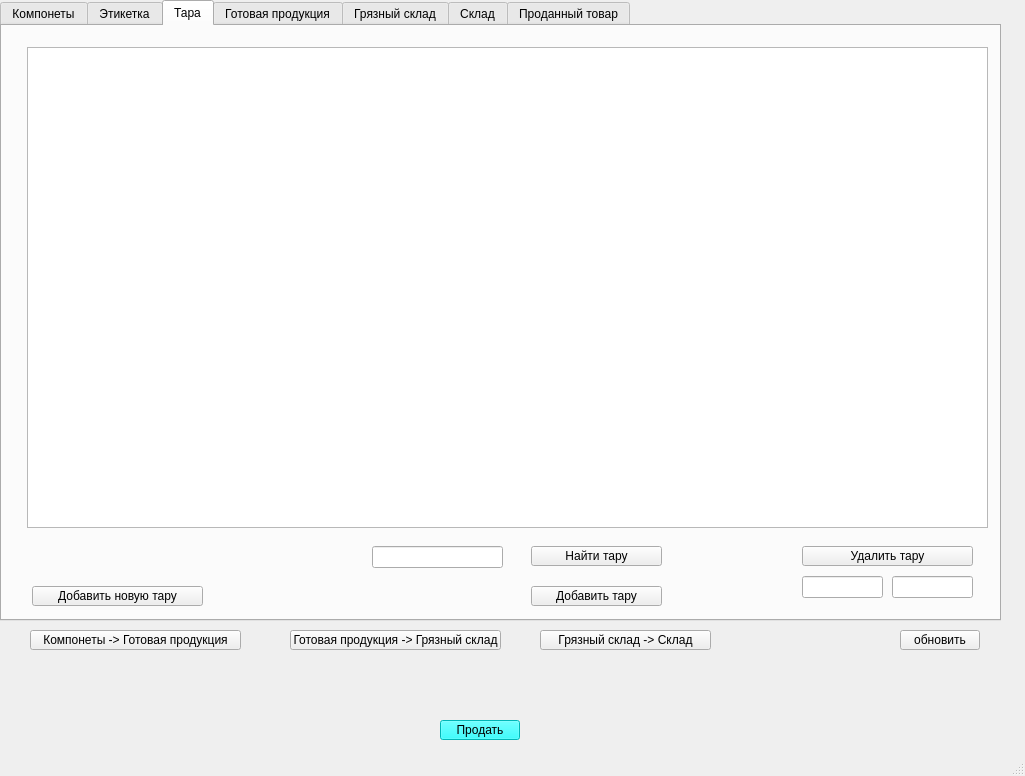
<?xml version="1.0" encoding="UTF-8"?>
<ui version="4.0">
 <class>MainWindow</class>
 <widget class="QMainWindow" name="MainWindow">
  <property name="geometry">
   <rect>
    <x>0</x>
    <y>0</y>
    <width>1025</width>
    <height>776</height>
   </rect>
  </property>
  <property name="windowTitle">
   <string>MainWindow</string>
  </property>
  <widget class="QWidget" name="centralwidget">
   <widget class="QTabWidget" name="TAB">
    <property name="geometry">
     <rect>
      <x>0</x>
      <y>0</y>
      <width>1001</width>
      <height>621</height>
     </rect>
    </property>
    <property name="currentIndex">
     <number>2</number>
    </property>
    <widget class="QWidget" name="tab">
     <attribute name="title">
      <string>Компонеты</string>
     </attribute>
     <widget class="QTableWidget" name="ComponentTable">
      <property name="geometry">
       <rect>
        <x>25</x>
        <y>21</y>
        <width>961</width>
        <height>481</height>
       </rect>
      </property>
      <property name="styleSheet">
       <string notr="true">font-size: 20px;</string>
      </property>
      <property name="sortingEnabled">
       <bool>false</bool>
      </property>
      <attribute name="horizontalHeaderMinimumSectionSize">
       <number>100</number>
      </attribute>
      <attribute name="horizontalHeaderDefaultSectionSize">
       <number>200</number>
      </attribute>
      <attribute name="verticalHeaderMinimumSectionSize">
       <number>50</number>
      </attribute>
      <attribute name="verticalHeaderDefaultSectionSize">
       <number>50</number>
      </attribute>
     </widget>
     <widget class="QRadioButton" name="radio_btn_lack_components">
      <property name="geometry">
       <rect>
        <x>30</x>
        <y>530</y>
        <width>191</width>
        <height>31</height>
       </rect>
      </property>
      <property name="text">
       <string>Заканчивающиеся компонены</string>
      </property>
     </widget>
     <widget class="QLineEdit" name="edit_find_component">
      <property name="geometry">
       <rect>
        <x>360</x>
        <y>520</y>
        <width>131</width>
        <height>22</height>
       </rect>
      </property>
     </widget>
     <widget class="QPushButton" name="btn_find_component">
      <property name="geometry">
       <rect>
        <x>530</x>
        <y>520</y>
        <width>131</width>
        <height>20</height>
       </rect>
      </property>
      <property name="text">
       <string>Найти компонент</string>
      </property>
     </widget>
     <widget class="QPushButton" name="btn_add_component">
      <property name="geometry">
       <rect>
        <x>530</x>
        <y>560</y>
        <width>131</width>
        <height>20</height>
       </rect>
      </property>
      <property name="text">
       <string>Добавить компонент</string>
      </property>
     </widget>
     <widget class="QPushButton" name="btn_set_cost_component">
      <property name="geometry">
       <rect>
        <x>290</x>
        <y>560</y>
        <width>191</width>
        <height>20</height>
       </rect>
      </property>
      <property name="text">
       <string>изменить стоимость компонента</string>
      </property>
     </widget>
     <widget class="QPushButton" name="btn_del_component">
      <property name="geometry">
       <rect>
        <x>800</x>
        <y>520</y>
        <width>171</width>
        <height>20</height>
       </rect>
      </property>
      <property name="text">
       <string>Удалить компонент</string>
      </property>
     </widget>
     <widget class="QLineEdit" name="edit_del_component">
      <property name="geometry">
       <rect>
        <x>800</x>
        <y>550</y>
        <width>171</width>
        <height>22</height>
       </rect>
      </property>
     </widget>
    </widget>
    <widget class="QWidget" name="tab_4">
     <attribute name="title">
      <string>Этикетка</string>
     </attribute>
     <widget class="QTableWidget" name="MarkTable">
      <property name="geometry">
       <rect>
        <x>25</x>
        <y>21</y>
        <width>961</width>
        <height>481</height>
       </rect>
      </property>
      <property name="styleSheet">
       <string notr="true">font-size: 20px</string>
      </property>
      <attribute name="horizontalHeaderMinimumSectionSize">
       <number>100</number>
      </attribute>
      <attribute name="horizontalHeaderDefaultSectionSize">
       <number>100</number>
      </attribute>
      <attribute name="verticalHeaderMinimumSectionSize">
       <number>50</number>
      </attribute>
      <attribute name="verticalHeaderDefaultSectionSize">
       <number>50</number>
      </attribute>
     </widget>
     <widget class="QPushButton" name="btn_find_mark">
      <property name="geometry">
       <rect>
        <x>529</x>
        <y>520</y>
        <width>131</width>
        <height>20</height>
       </rect>
      </property>
      <property name="text">
       <string>Найти этикетку</string>
      </property>
     </widget>
     <widget class="QLineEdit" name="edit_find_mark">
      <property name="geometry">
       <rect>
        <x>370</x>
        <y>520</y>
        <width>131</width>
        <height>22</height>
       </rect>
      </property>
     </widget>
     <widget class="QPushButton" name="btn_add_new_mark">
      <property name="geometry">
       <rect>
        <x>30</x>
        <y>560</y>
        <width>171</width>
        <height>20</height>
       </rect>
      </property>
      <property name="text">
       <string>Добавить новую этикетку</string>
      </property>
     </widget>
     <widget class="QPushButton" name="btn_add_mark">
      <property name="geometry">
       <rect>
        <x>530</x>
        <y>560</y>
        <width>131</width>
        <height>20</height>
       </rect>
      </property>
      <property name="text">
       <string>Добавить этикетку</string>
      </property>
     </widget>
     <widget class="QPushButton" name="btn_del_mark">
      <property name="geometry">
       <rect>
        <x>800</x>
        <y>520</y>
        <width>171</width>
        <height>20</height>
       </rect>
      </property>
      <property name="text">
       <string>Удалить этикетку</string>
      </property>
     </widget>
     <widget class="QLineEdit" name="edit_del_mark_name">
      <property name="geometry">
       <rect>
        <x>800</x>
        <y>550</y>
        <width>81</width>
        <height>22</height>
       </rect>
      </property>
     </widget>
     <widget class="QLineEdit" name="edit_del_mark_volume">
      <property name="geometry">
       <rect>
        <x>890</x>
        <y>550</y>
        <width>81</width>
        <height>22</height>
       </rect>
      </property>
     </widget>
    </widget>
    <widget class="QWidget" name="tab_6">
     <attribute name="title">
      <string>Тара</string>
     </attribute>
     <widget class="QTableWidget" name="ContainerTable">
      <property name="geometry">
       <rect>
        <x>25</x>
        <y>21</y>
        <width>961</width>
        <height>481</height>
       </rect>
      </property>
      <property name="styleSheet">
       <string notr="true">font-size: 20px</string>
      </property>
      <attribute name="horizontalHeaderMinimumSectionSize">
       <number>100</number>
      </attribute>
      <attribute name="horizontalHeaderDefaultSectionSize">
       <number>100</number>
      </attribute>
      <attribute name="verticalHeaderMinimumSectionSize">
       <number>50</number>
      </attribute>
      <attribute name="verticalHeaderDefaultSectionSize">
       <number>50</number>
      </attribute>
     </widget>
     <widget class="QPushButton" name="btn_add_container">
      <property name="geometry">
       <rect>
        <x>529</x>
        <y>560</y>
        <width>131</width>
        <height>20</height>
       </rect>
      </property>
      <property name="text">
       <string>Добавить тару</string>
      </property>
     </widget>
     <widget class="QPushButton" name="btn_find_container">
      <property name="geometry">
       <rect>
        <x>529</x>
        <y>520</y>
        <width>131</width>
        <height>20</height>
       </rect>
      </property>
      <property name="text">
       <string>Найти тару</string>
      </property>
     </widget>
     <widget class="QLineEdit" name="edit_find_container">
      <property name="geometry">
       <rect>
        <x>370</x>
        <y>520</y>
        <width>131</width>
        <height>22</height>
       </rect>
      </property>
     </widget>
     <widget class="QPushButton" name="btn_add_new_container">
      <property name="geometry">
       <rect>
        <x>30</x>
        <y>560</y>
        <width>171</width>
        <height>20</height>
       </rect>
      </property>
      <property name="text">
       <string>Добавить новую тару</string>
      </property>
     </widget>
     <widget class="QPushButton" name="btn_del_container">
      <property name="geometry">
       <rect>
        <x>800</x>
        <y>520</y>
        <width>171</width>
        <height>20</height>
       </rect>
      </property>
      <property name="text">
       <string>Удалить тару</string>
      </property>
     </widget>
     <widget class="QLineEdit" name="edit_del_container_name">
      <property name="geometry">
       <rect>
        <x>800</x>
        <y>550</y>
        <width>81</width>
        <height>22</height>
       </rect>
      </property>
     </widget>
     <widget class="QLineEdit" name="edit_del_container_volume">
      <property name="geometry">
       <rect>
        <x>890</x>
        <y>550</y>
        <width>81</width>
        <height>22</height>
       </rect>
      </property>
     </widget>
    </widget>
    <widget class="QWidget" name="tab_2">
     <attribute name="title">
      <string>Готовая продукция</string>
     </attribute>
     <widget class="QTableWidget" name="ProductTable">
      <property name="geometry">
       <rect>
        <x>25</x>
        <y>21</y>
        <width>961</width>
        <height>481</height>
       </rect>
      </property>
      <property name="styleSheet">
       <string notr="true">font-size: 20px;</string>
      </property>
      <attribute name="horizontalHeaderMinimumSectionSize">
       <number>200</number>
      </attribute>
      <attribute name="horizontalHeaderDefaultSectionSize">
       <number>200</number>
      </attribute>
      <attribute name="verticalHeaderMinimumSectionSize">
       <number>50</number>
      </attribute>
      <attribute name="verticalHeaderDefaultSectionSize">
       <number>50</number>
      </attribute>
     </widget>
     <widget class="QPushButton" name="btn_find_product">
      <property name="geometry">
       <rect>
        <x>529</x>
        <y>520</y>
        <width>131</width>
        <height>20</height>
       </rect>
      </property>
      <property name="text">
       <string>Найти продукт</string>
      </property>
     </widget>
     <widget class="QLineEdit" name="edit_find_product">
      <property name="geometry">
       <rect>
        <x>370</x>
        <y>520</y>
        <width>131</width>
        <height>22</height>
       </rect>
      </property>
     </widget>
    </widget>
    <widget class="QWidget" name="tab_3">
     <attribute name="title">
      <string>Грязный склад</string>
     </attribute>
     <widget class="QTableWidget" name="DirtyStockTable">
      <property name="geometry">
       <rect>
        <x>25</x>
        <y>21</y>
        <width>961</width>
        <height>481</height>
       </rect>
      </property>
      <property name="styleSheet">
       <string notr="true">font-size: 20px</string>
      </property>
      <attribute name="horizontalHeaderMinimumSectionSize">
       <number>100</number>
      </attribute>
      <attribute name="horizontalHeaderDefaultSectionSize">
       <number>100</number>
      </attribute>
      <attribute name="verticalHeaderMinimumSectionSize">
       <number>50</number>
      </attribute>
      <attribute name="verticalHeaderDefaultSectionSize">
       <number>50</number>
      </attribute>
      <attribute name="verticalHeaderShowSortIndicator" stdset="0">
       <bool>false</bool>
      </attribute>
     </widget>
     <widget class="QLineEdit" name="edit_find_product_dirty_stock">
      <property name="geometry">
       <rect>
        <x>370</x>
        <y>520</y>
        <width>131</width>
        <height>22</height>
       </rect>
      </property>
     </widget>
     <widget class="QPushButton" name="btn_find_product_dirty_stock">
      <property name="geometry">
       <rect>
        <x>530</x>
        <y>520</y>
        <width>171</width>
        <height>20</height>
       </rect>
      </property>
      <property name="text">
       <string>найти продукт на гр.складе</string>
      </property>
     </widget>
    </widget>
    <widget class="QWidget" name="FinishStock">
     <attribute name="title">
      <string>Склад</string>
     </attribute>
     <widget class="QTableWidget" name="StockTable">
      <property name="geometry">
       <rect>
        <x>25</x>
        <y>21</y>
        <width>961</width>
        <height>481</height>
       </rect>
      </property>
      <property name="styleSheet">
       <string notr="true">font-size: 20px</string>
      </property>
      <attribute name="horizontalHeaderMinimumSectionSize">
       <number>100</number>
      </attribute>
      <attribute name="horizontalHeaderDefaultSectionSize">
       <number>100</number>
      </attribute>
      <attribute name="verticalHeaderMinimumSectionSize">
       <number>50</number>
      </attribute>
      <attribute name="verticalHeaderDefaultSectionSize">
       <number>50</number>
      </attribute>
     </widget>
     <widget class="QLineEdit" name="edit_find_product_stock">
      <property name="geometry">
       <rect>
        <x>370</x>
        <y>520</y>
        <width>131</width>
        <height>22</height>
       </rect>
      </property>
     </widget>
     <widget class="QPushButton" name="btn_find_product_stock">
      <property name="geometry">
       <rect>
        <x>530</x>
        <y>520</y>
        <width>171</width>
        <height>20</height>
       </rect>
      </property>
      <property name="text">
       <string>найти продукт на складе</string>
      </property>
     </widget>
     <widget class="QRadioButton" name="radio_btn_lack_product">
      <property name="geometry">
       <rect>
        <x>30</x>
        <y>520</y>
        <width>191</width>
        <height>31</height>
       </rect>
      </property>
      <property name="text">
       <string>Заканчивающаяся продукция</string>
      </property>
     </widget>
    </widget>
    <widget class="QWidget" name="tab_5">
     <attribute name="title">
      <string>Проданный товар</string>
     </attribute>
     <widget class="QTableWidget" name="SoldGoodsTable">
      <property name="geometry">
       <rect>
        <x>25</x>
        <y>21</y>
        <width>961</width>
        <height>481</height>
       </rect>
      </property>
      <property name="styleSheet">
       <string notr="true">font-size: 20px</string>
      </property>
      <attribute name="horizontalHeaderMinimumSectionSize">
       <number>200</number>
      </attribute>
      <attribute name="horizontalHeaderDefaultSectionSize">
       <number>200</number>
      </attribute>
      <attribute name="verticalHeaderMinimumSectionSize">
       <number>50</number>
      </attribute>
      <attribute name="verticalHeaderDefaultSectionSize">
       <number>50</number>
      </attribute>
     </widget>
     <widget class="QPushButton" name="btn_find_sold_goods">
      <property name="geometry">
       <rect>
        <x>530</x>
        <y>520</y>
        <width>171</width>
        <height>20</height>
       </rect>
      </property>
      <property name="text">
       <string>найти проданный товар</string>
      </property>
     </widget>
     <widget class="QLineEdit" name="edit_find_sold_goods">
      <property name="geometry">
       <rect>
        <x>370</x>
        <y>520</y>
        <width>131</width>
        <height>22</height>
       </rect>
      </property>
     </widget>
     <widget class="QRadioButton" name="radio_btn_successful_product">
      <property name="geometry">
       <rect>
        <x>30</x>
        <y>520</y>
        <width>191</width>
        <height>31</height>
       </rect>
      </property>
      <property name="text">
       <string>Особо успешный товар</string>
      </property>
     </widget>
    </widget>
   </widget>
   <widget class="QPushButton" name="btn_component__product">
    <property name="geometry">
     <rect>
      <x>30</x>
      <y>630</y>
      <width>211</width>
      <height>20</height>
     </rect>
    </property>
    <property name="text">
     <string>Компонеты -&gt; Готовая продукция</string>
    </property>
   </widget>
   <widget class="QPushButton" name="btn_product__dirtystock">
    <property name="geometry">
     <rect>
      <x>290</x>
      <y>630</y>
      <width>211</width>
      <height>20</height>
     </rect>
    </property>
    <property name="text">
     <string>Готовая продукция -&gt; Грязный склад</string>
    </property>
   </widget>
   <widget class="QPushButton" name="btn_dirtystock__stock">
    <property name="geometry">
     <rect>
      <x>540</x>
      <y>630</y>
      <width>171</width>
      <height>20</height>
     </rect>
    </property>
    <property name="text">
     <string>Грязный склад -&gt; Склад</string>
    </property>
   </widget>
   <widget class="QPushButton" name="btn_sold">
    <property name="geometry">
     <rect>
      <x>440</x>
      <y>720</y>
      <width>80</width>
      <height>20</height>
     </rect>
    </property>
    <property name="styleSheet">
     <string notr="true">background: cyan;
</string>
    </property>
    <property name="text">
     <string>Продать</string>
    </property>
   </widget>
   <widget class="QPushButton" name="btn_update">
    <property name="geometry">
     <rect>
      <x>900</x>
      <y>630</y>
      <width>80</width>
      <height>20</height>
     </rect>
    </property>
    <property name="text">
     <string>обновить</string>
    </property>
   </widget>
  </widget>
  <widget class="QStatusBar" name="statusbar"/>
 </widget>
 <resources/>
 <connections/>
</ui>
